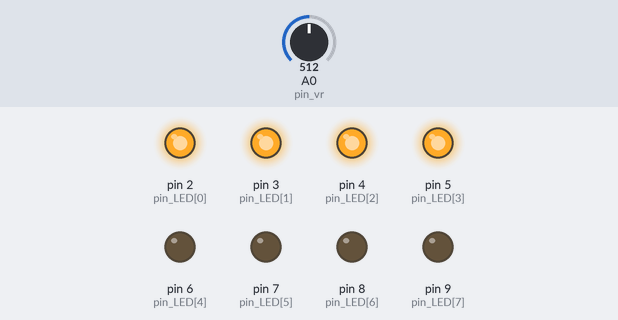
The sketch below on a simulated Arduino Uno, built with avr-gcc and run on an emulated ATmega328P. Shown: output pins drawn as LEDs (lit = HIGH). The test bench sets the inputs (shaded band); at power-on: A0 (pin_vr) = 512. What the sketch prints to the serial monitor is not drawn.

Above: at 1.3 s.
1.4 s: A0 (pin_vr) set to 631
2.9 s: A0 (pin_vr) set to 650
At 4.2 s:
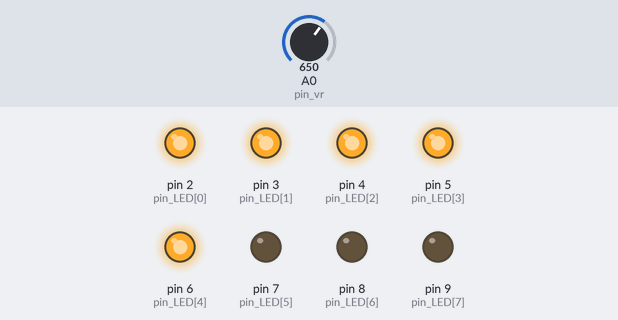
4.5 s: A0 (pin_vr) set to 511
At 5.6 s:
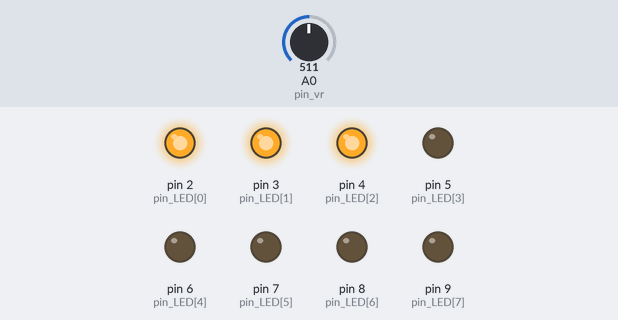
6.0 s: A0 (pin_vr) set to 391
7.5 s: A0 (pin_vr) set to 375
At 8.1 s:
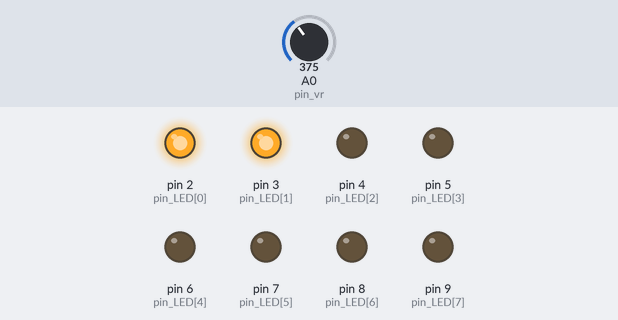
9.0 s: A0 (pin_vr) set to 716
At 9.3 s:
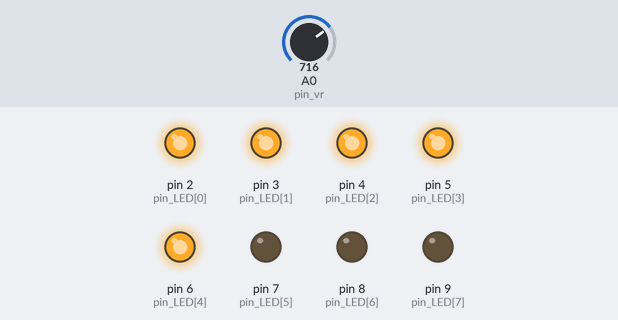
Timing chart, 0 to 11.5 s (numbered marks = the images above; inputs shaded):
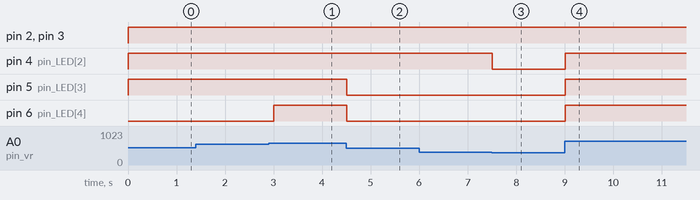

Measured:
- the behaviour switches between 639 and 640 on A0 (pin_vr) (found by bisection; images 0 and 1)
- the behaviour switches between 384 and 383 on A0 (pin_vr) (found by bisection; images 2 and 3)
- after the input at 1.4 s, every drawn part: stays the same
- after the input at 2.9 s, pin 6 (pin_LED[4]): LOW → HIGH after 0.10 s
- after the input at 4.5 s, pin 5 (pin_LED[3]), pin 6 (pin_LED[4]): HIGH → LOW at once
- after the input at 6.0 s, every drawn part: stays the same
- after the input at 7.5 s, pin 4 (pin_LED[2]): HIGH → LOW at once
- after the input at 9.0 s, pin 4 (pin_LED[2]), pin 5 (pin_LED[3]), pin 6 (pin_LED[4]): LOW → HIGH at once

The sketch:

CH_14_03.ino
```cpp
int pin_vr = A0;       // 가변저항 연결 핀
int pin_LED[] = {2, 3, 4, 5, 6, 7, 8, 9}; // LED 연결 핀 배열

void setup() {
  Serial.begin(9600);       // 시리얼 통신 초기화
  for (int i = 0; i < 8; i++) {   // LED 연결 핀을 출력으로 설정
    pinMode(pin_LED[i], OUTPUT);
  }
}

void loop() {
  int value = analogRead(pin_vr);   // 가변저항 읽기
  // 가변저항 값을 LED 개수로 변환
  int LEDcount = map(value, 0, 1023, 0, 8);

  for (int i = 0; i < 8; i++) {
    if (i < LEDcount) {
      digitalWrite(pin_LED[i], HIGH);
    }
    else {
      digitalWrite(pin_LED[i], LOW);
    }
  }

  Serial.print(String("가변저항 : ") + value);
  Serial.println(String("\tLED 개수 : ") + LEDcount);

  delay(500);         // 0.5초 대기
}
```
